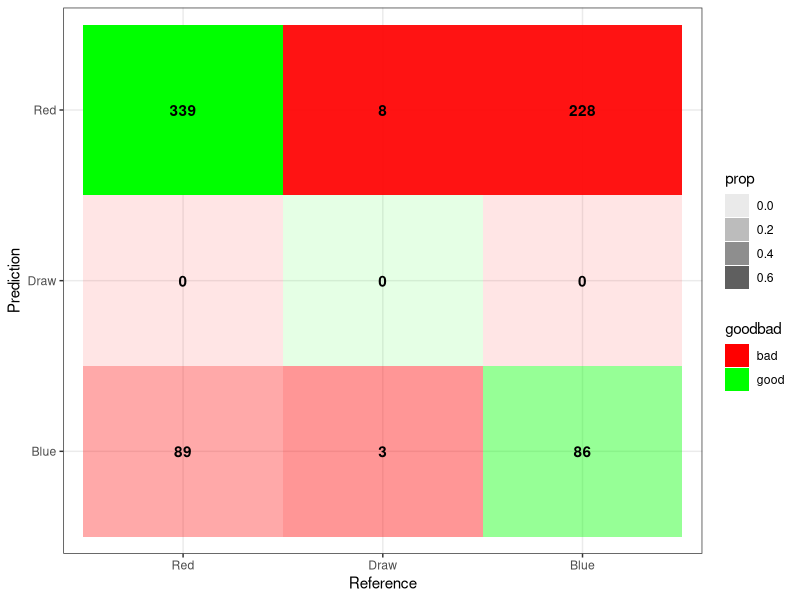

This figure's R source:
##libraries####
load.libraries <- c('data.table', 'testthat', 'gridExtra', 'corrplot', 'GGally', 
                    'ggplot2', 'e1071', 'dplyr', 'Hmisc', 'tidyverse', 'funModeling',
                    'plotly','psych','rattle','caret','tree', 'rpart','magrittr',
                    'class','formattable','randomForest')
install.lib <- load.libraries[!load.libraries %in% installed.packages()]
for(libs in install.lib) install.packages(libs, dependences = TRUE)
sapply(load.libraries, require, character = TRUE)


######

df2 <- read.csv("ufc_data.csv")
pca <-read.csv("UFC_PCA.csv")


################################
df2 <- subset(df2, select=-c(R_fighter,B_fighter, date))
df2$title_bout <- as.numeric(factor(df2$title_bout))
df2$weight_class <- as.numeric(factor(df2$weight_class))
df2$Winner<-factor(df2$Winner)
#df2$Winner <- as.numeric(factor(df2$Winner))

###########################################################

prepare_data <- function(df, output_col_n, ratio, normalized = TRUE){
  # Randomisation with train to test ratio
  random <- sample(1:nrow(df), ratio * nrow(df))
  
  # Normalisation
  normalised <- function(x) {return((x - min(x,rm.na=TRUE))/(max(x,rm.na=TRUE)-min(x,rm.na=TRUE)))}
  if(normalized == TRUE){
    df_normalised <- as.data.frame(lapply(df[,-output_col_n], normalised))
  }
  else{
    df_normalised <- df[,-output_col_n]
  }
  
  # Extract training set
  df_train <- df_normalised[random,] 
  # Extract testing set
  df_test <- df_normalised[-random,]
  
  # Output category
  df_target_category <- df[random,output_col_n]
  df_test_category <- df[-random,output_col_n]
  
  toReturn <- list("training_set" = df_train, "testing_set" = df_test,"target_category" = df_target_category,"test_category"= df_test_category)
  
  return(toReturn)
}


# ************************************************
# main code goes below:
# ************************************************

UFC_DATA <- df2 # Normal data
UFC_PCA <- pca
PCA_cols <- names(UFC_PCA)[2:length(names(UFC_PCA))] # PCA column names excluding Winner

#grep("Winner", colnames(UFC_DATA))

set.seed(123)

# Train/test split with 0.8 ratio
prepared_dataset <- prepare_data(df = UFC_DATA, output_col_n = 1, ratio = 0.8,normalized = FALSE)

########pca
pca_train <- prepared_dataset$training_set %>% select(PCA_cols)
pca_test <- prepared_dataset$testing_set %>% select(PCA_cols)
pca_rf_data <- data.frame(Winner=as.factor(prepared_dataset$target_category), pca_train)
################


# Concat X and y for RF training
rf_data <- data.frame(Winner=prepared_dataset$target_category, prepared_dataset$training_set)

#str(rf_data)

# RF Classifier
rf_classifier <- randomForest(Winner~., data = rf_data, norm.votes = TRUE, proximity = TRUE)

# RF With PCA
pca_rf_classifier <- randomForest(Winner~., data = pca_rf_data, norm.votes = TRUE, proximity = TRUE)

# RF Predictions on unseen testing set
rfpred <- predict(rf_classifier, prepared_dataset$testing_set)
pca_rfpred <- predict(pca_rf_classifier, pca_test)


# Confusion Matrix
print("Normal RF Consufion Matrix:")
cm <- confusionMatrix(rfpred, prepared_dataset$test_category)
print(cm)

print("---------------------------------------------------------")

# Print accuracy
print(paste("RF Accuracy in",length(prepared_dataset$test_category),"unseen data:", round(cm$overall[1], 4)*100,"%" ))

print("---------------------------------------------------------")


print("PCA RF Consufion Matrix:")
pca_cm <- confusionMatrix(pca_rfpred, prepared_dataset$test_category)
print(pca_cm)
print(paste("PCA_RF Accuracy in",length(prepared_dataset$test_category),"unseen data:", round(pca_cm$overall[1], 4)*100,"%" ))
print("---------------------------------------------------------")

# Save SVM model
#saveRDS(rf_classifier, file = "RF_MODEL-test.rds"
#        ,ascii = FALSE, version = NULL,compress = TRUE, refhook = NULL)




#
#********************Matrix Visualization*****************************
#

table <- data.frame(confusionMatrix(rfpred, prepared_dataset$test_category)$table)

plotTable <- table %>%
  mutate(goodbad = ifelse(table$Prediction == table$Reference, "good", "bad")) %>%
  group_by(Reference) %>%
  mutate(prop = Freq/sum(Freq))

# fill alpha relative to sensitivity/specificity by proportional outcomes within reference groups (see dplyr code above as well as original confusion matrix for comparison)
ggplot(data = plotTable, mapping = aes(x = Reference, y = Prediction, fill = goodbad, alpha = prop)) +
  geom_tile() +
  geom_text(aes(label = Freq), vjust = .5, fontface  = "bold", alpha = 1) +
  scale_fill_manual(values = c(good = "green", bad = "red")) +
  theme_bw() +
  xlim(rev(levels(table$Reference)))
